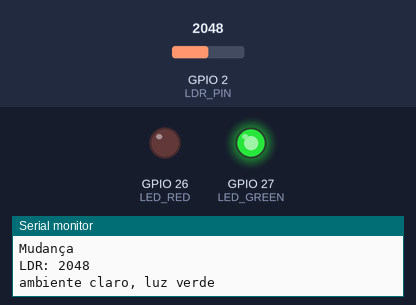
A sketch run on a simulated ESP32. Parts: output pins drawn as LEDs (lit = HIGH), the last lines printed to the serial monitor. The inputs (shaded band) are chosen by the test bench; at power-on: GPIO 2 (LDR_PIN) = 2048.

Above: at 1.3 s.
1.4 s: GPIO 2 (LDR_PIN) set to 160
2.9 s: GPIO 2 (LDR_PIN) set to 141
4.4 s: GPIO 2 (LDR_PIN) set to 0
At 5.5 s:
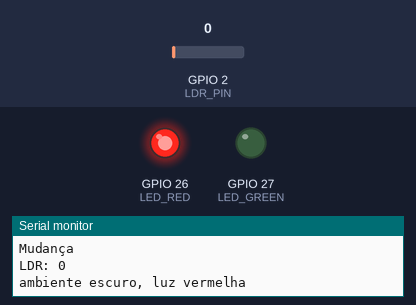
6.0 s: GPIO 2 (LDR_PIN) set to 190
At 6.7 s:
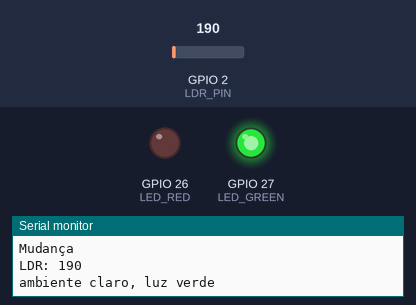
Timing chart, 0 to 8.5 s (numbered marks = the images above; inputs shaded):
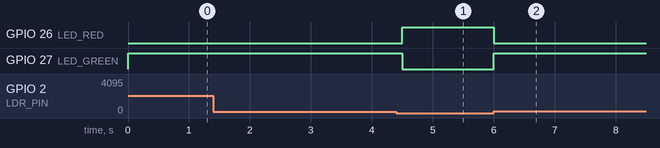

The sketch:

julio_cesar.ino
```cpp
// Define as entradas e saídas na placa
#define LDR_PIN 2
#define LED_GREEN 27
#define LED_RED 26

// Criação de valores âncoras
int ultimoValorLDR = -1;
int diferenca = 100;

void setup() {
  Serial.begin(115200);

  pinMode(LDR_PIN, INPUT);
  pinMode(LED_GREEN, OUTPUT);
  pinMode(LED_RED, OUTPUT);

  // Desliga todos os leds
  digitalWrite(LED_GREEN, LOW);
  digitalWrite(LED_RED, LOW);
}

void loop() {
  // var para a leitura do LDR
  int valorLDR = analogRead(LDR_PIN);

  if (abs(valorLDR - ultimoValorLDR) >= diferenca){
    // atualiza o novo último valor do LDR
    ultimoValorLDR = valorLDR;

    Serial.println("Mudança");
    Serial.print("LDR: ");
    Serial.println(valorLDR);

    // Verifica se o ambiente está claro ou escuro
    if (valorLDR < 150){
      digitalWrite(LED_GREEN, LOW);
      digitalWrite(LED_RED, HIGH);
      Serial.println("ambiente escuro, luz vermelha");
    } else {
      digitalWrite(LED_GREEN, HIGH);
      digitalWrite(LED_RED, LOW);
      Serial.println("ambiente claro, luz verde");
    }

    Serial.println("");
  }

  delay(500);
}
```

Measured:
- after the input at 2.9 s, every drawn part: stays the same
- after the input at 4.4 s, GPIO 26 (LED_RED): LOW → HIGH after 0.10 s; GPIO 27 (LED_GREEN): HIGH → LOW after 0.10 s
- after the input at 6.0 s, GPIO 26 (LED_RED): HIGH → LOW at once; GPIO 27 (LED_GREEN): LOW → HIGH at once
